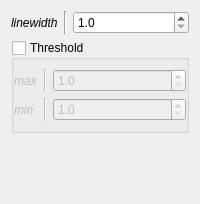
                        <widget class="QWidget" name="line">
                         <layout class="QGridLayout" name="gridLayout_9">
                          <item row="2" column="0" colspan="3">
                           <widget class="QGroupBox" name="_sig_th">
                            <property name="title">
                             <string>Threshold</string>
                            </property>
                            <property name="checkable">
                             <bool>true</bool>
                            </property>
                            <property name="checked">
                             <bool>false</bool>
                            </property>
                            <layout class="QVBoxLayout" name="verticalLayout_10">
                             <property name="leftMargin">
                              <number>0</number>
                             </property>
                             <property name="rightMargin">
                              <number>0</number>
                             </property>
                             <item>
                              <layout class="QGridLayout" name="gridLayout_7">
                               <item row="1" column="0">
                                <widget class="QLabel" name="label_30">
                                 <property name="font">
                                  <font>
                                   <italic>true</italic>
                                  </font>
                                 </property>
                                 <property name="text">
                                  <string>min</string>
                                 </property>
                                </widget>
                               </item>
                               <item row="1" column="1">
                                <widget class="Line" name="line_22">
                                 <property name="orientation">
                                  <enum>Qt::Vertical</enum>
                                 </property>
                                </widget>
                               </item>
                               <item row="1" column="2">
                                <widget class="QDoubleSpinBox" name="_sig_th_min">
                                 <property name="decimals">
                                  <number>1</number>
                                 </property>
                                 <property name="minimum">
                                  <double>1.000000000000000</double>
                                 </property>
                                 <property name="singleStep">
                                  <double>0.100000000000000</double>
                                 </property>
                                </widget>
                               </item>
                               <item row="3" column="2">
                                <spacer name="horizontalSpacer_16">
                                 <property name="orientation">
                                  <enum>Qt::Horizontal</enum>
                                 </property>
                                 <property name="sizeHint" stdset="0">
                                  <size>
                                   <width>40</width>
                                   <height>0</height>
                                  </size>
                                 </property>
                                </spacer>
                               </item>
                               <item row="0" column="0">
                                <widget class="QLabel" name="label_31">
                                 <property name="font">
                                  <font>
                                   <italic>true</italic>
                                  </font>
                                 </property>
                                 <property name="text">
                                  <string>max</string>
                                 </property>
                                </widget>
                               </item>
                               <item row="0" column="1">
                                <widget class="Line" name="line_23">
                                 <property name="orientation">
                                  <enum>Qt::Vertical</enum>
                                 </property>
                                </widget>
                               </item>
                               <item row="0" column="2">
                                <widget class="QDoubleSpinBox" name="_sig_th_max">
                                 <property name="decimals">
                                  <number>1</number>
                                 </property>
                                 <property name="minimum">
                                  <double>1.000000000000000</double>
                                 </property>
                                 <property name="singleStep">
                                  <double>0.100000000000000</double>
                                 </property>
                                </widget>
                               </item>
                              </layout>
                             </item>
                            </layout>
                           </widget>
                          </item>
                          <item row="1" column="0">
                           <widget class="QLabel" name="label_15">
                            <property name="font">
                             <font>
                              <italic>true</italic>
                             </font>
                            </property>
                            <property name="text">
                             <string>linewidth</string>
                            </property>
                           </widget>
                          </item>
                          <item row="1" column="1">
                           <widget class="Line" name="line_15">
                            <property name="orientation">
                             <enum>Qt::Vertical</enum>
                            </property>
                           </widget>
                          </item>
                          <item row="1" column="2">
                           <widget class="QDoubleSpinBox" name="_sig_lw">
                            <property name="decimals">
                             <number>1</number>
                            </property>
                            <property name="minimum">
                             <double>1.000000000000000</double>
                            </property>
                            <property name="singleStep">
                             <double>0.100000000000000</double>
                            </property>
                           </widget>
                          </item>
                          <item row="5" column="0">
                           <spacer name="verticalSpacer_4">
                            <property name="orientation">
                             <enum>Qt::Vertical</enum>
                            </property>
                            <property name="sizeHint" stdset="0">
                             <size>
                              <width>20</width>
                              <height>40</height>
                             </size>
                            </property>
                           </spacer>
                          </item>
                          <item row="4" column="2">
                           <spacer name="horizontalSpacer_7">
                            <property name="orientation">
                             <enum>Qt::Horizontal</enum>
                            </property>
                            <property name="sizeHint" stdset="0">
                             <size>
                              <width>40</width>
                              <height>20</height>
                             </size>
                            </property>
                           </spacer>
                          </item>
                         </layout>
                        </widget>
